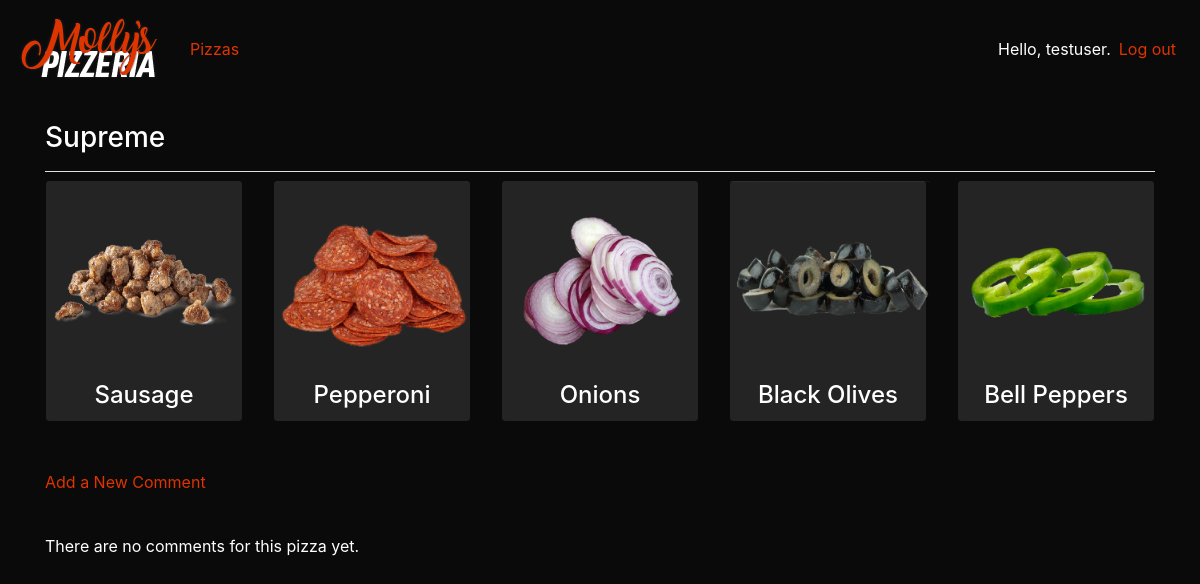
/pizza/4/ (signed in), run on the app's committed database.
### pizza_app/models.py (models this page shows)
class Pizza(models.Model):
    name = models.CharField(max_length=200)
    image = models.ImageField(upload_to="pizzas", default='Cheese.png')
    def __str__(self):
        return self.name

class Topping(models.Model):
    name = models.CharField(max_length=200)
    pizza = models.ForeignKey(Pizza, on_delete=models.CASCADE)
    image = models.ImageField(upload_to="toppings", default='Pepperoni.png')
    def __str__(self):
        return self.name

### pizza_app/views.py (the view)
# urls.py: path('pizza/<int:pizza_id>/', views.pizza, name='pizza'),
def pizza(request, pizza_id):
    pizza = Pizza.objects.get(id=pizza_id)
    toppings = pizza.topping_set.order_by('-name')
    comments = pizza.comment_set.order_by('-date_posted')
    context = {'pizza':pizza, 'comments':comments, 'toppings':toppings}
    return render(request, 'pizza_app/pizza.html', context)

### pizza_app/templates/pizza_app/pizza.html
{% extends 'pizza_app/base.html' %}
{% load static %}
{% block styles %}
    <link rel="stylesheet" href="{% static 'pizza_app/css/pizzeria_theme.css' %}">
{% endblock %}
{% block page_header %}
    <h3>{{ pizza }}</h3>
{% endblock page_header %}
{% block content %}
    <div class="card-deck">
        {% for topping in toppings %}
            <div class="card">
                <div class="card-block">
                    <img src="{{ topping.image.url }}" style="width: 200px;" class="center">
                    <h4 class="card-title" style="text-align: center;">{{ topping }}
                    </h4>
                </div>
            </div>
        {% endfor %}
    </div>
    <br>
    <br>
    <p>
        <a href="{% url 'pizza_app:new_comment' pizza.id %}">Add a New Comment</a>
    </p>
    <br>
    {% for comment in comments %}
        <div class="card mb-3">
            <h4 class="card-header">
                {{ comment.author }}
            <small>
                {{ comment.date_posted|date:'M d, Y H:i' }}
                <a href="{% url 'pizza_app:edit_comment' comment.id %}">
                edit comment</a></small>
            </h4>
            <div class="card-body">
                {{ comment.text|linebreaks }}
            </div>
        </div>
    {% empty %}
        <p>There are no comments for this pizza yet.</p>
    {% endfor %}
{% endblock content %}

### pizza_app/templates/pizza_app/base.html (shortened to what this page needs)
{% load bootstrap4 %}
{% load static %}
<!doctype html>
<html lang="en">
<head>
   {% bootstrap_css %}
   {% block styles %}{% endblock %}
</head>
<body>
   <nav class="navbar navbar-expand-md navbar-light bg-light mb-4">
       <a class="navbar-brand" href="{% url 'pizza_app:index'%}">
           <img src="{% static 'pizza_app/images/pizzeria_logo.png' %}"></a>
       <div class="collapse navbar-collapse" id="navbarCollapse">
           <ul class="navbar-nav mr-auto">
               <li class="nav-item">
                   <a class="nav-link" href="{% url 'pizza_app:pizzas'%}">
                       Pizzas</a>
                </li>
           </ul>
           <ul class="navbar-nav ml-auto">
                {% if user.is_authenticated %}
                <li class="nav-item">
                    <span class="navbar-text">Hello, {{ user.username }}.</span>
                </li>
                <li class="nav-item">
                    <a class="nav-link" href="{% url 'users:logout' %}">Log out</a>
                </li>
                {% endif %}
            </ul>
       </div>
   </nav>
   <main role="main" class="container">
       <div class="pb-2 mb-2 border-bottom">
           {% block page_header %}<link rel="stylesheet" type="text/css" href="static/pizza_app/css/pizzeria_theme.css"> {% endblock page_header %}
       </div>
       <div>
           {% block content %}{% endblock content %}
       </div>
   </main>
</body>
</html>

### data on the page
Pizza: name "Supreme"
Topping: image (picture), name "Sausage"
Topping: image (picture), name "Pepperoni"
Topping: image (picture), name "Onions"
Topping: image (picture), name "Black Olives"
Topping: image (picture), name "Bell Peppers"

### other printed values
{{ user.username }} "testuser"
